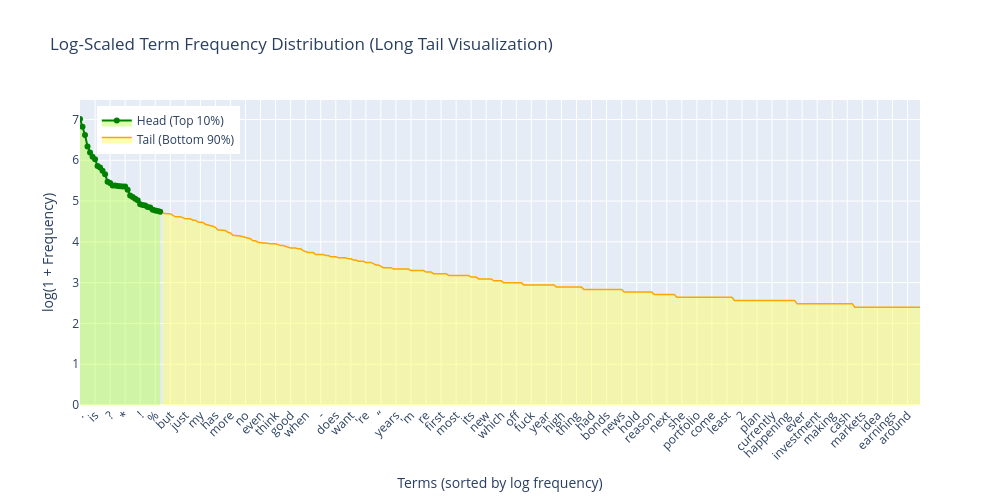

Notebook source saved alongside this figure:
### Code cell
# 對所有 term frequency 做 log 轉換（）
term_freq_log = np.log1p(term_freq)  # np.log1p(x) = log(x + 1)

# 設定最低出現次數門檻
min_freq = 10
selected_idx = np.where(term_freq >= min_freq)[0]

# 建立 DataFrame 並依 log 頻率排序
term_freq_df = pd.DataFrame({
    "term": vectorizer.get_feature_names_out()[selected_idx],
    "log_frequency": term_freq_log[selected_idx]
}).sort_values(by="log_frequency", ascending=False).reset_index(drop=True)

# 定義前 10% 為 head，其餘為 tail
split_point = int(len(term_freq_df) * 0.1)

# 繪製長尾曲線（使用 log scale）
fig = go.Figure()

# Head 區段（Top 10%）
fig.add_trace(go.Scatter(
    x=term_freq_df["term"][:split_point],
    y=term_freq_df["log_frequency"][:split_point],
    mode='lines+markers',
    fill='tozeroy',
    fillcolor='rgba(173, 255, 47, 0.4)',  # 淡綠
    line=dict(color='green', width=2),
    name='Head (Top 10%)'
))

# Tail 區段（Bottom 90%）
fig.add_trace(go.Scatter(
    x=term_freq_df["term"][split_point:],
    y=term_freq_df["log_frequency"][split_point:],
    mode='lines',
    fill='tozeroy',
    fillcolor='rgba(255, 255, 102, 0.5)',  # 淡黃
    line=dict(color='orange', width=1.5),
    name='Tail (Bottom 90%)'
))

# 設定圖表樣式
fig.update_layout(
    title="Log-Scaled Term Frequency Distribution (Long Tail Visualization)",
    xaxis_title="Terms (sorted by log frequency)",
    yaxis_title="log(1 + Frequency)",
    xaxis_tickangle=-45,
    width=1000,
    height=500,
    legend=dict(x=0.02, y=0.98)
)

fig.show()

### Figure 1 — Plotly figure (JSON) as saved in the notebook; plotly's stock layout.template omitted (floating-point values rounded to 4 significant figures; data arrays with more than 128 entries replaced by an {"elided": "..."} marker saying what was removed)
{"data": [{"fill": "tozeroy", "fillcolor": "rgba(173, 255, 47, 0.4)", "line": {"color": "green", "width": 2}, "mode": "lines+markers", "name": "Head (Top 10%)", "type": "scatter", "x": [".", "the", ",", "to", "and", "a", "is", "it", "i", "of", "in", "that", "?", "’", ")", "for", "(", "this", "*", "you", "on", "'s", "are", "they", "!", "be", "he", "will", "with", "if", "%", "as", "not"], "y": [7.012, 6.823, 6.619, 6.339, 6.188, 6.084, 6.026, 5.861, 5.82, 5.743, 5.656, 5.476, 5.442, 5.384, 5.38, 5.371, 5.361, 5.357, 5.357, 5.278, 5.136, 5.1, 5.056, 5.017, 4.92, 4.905, 4.89, 4.852, 4.844, 4.787, 4.771, 4.754, 4.736]}, {"fill": "tozeroy", "fillcolor": "rgba(255, 255, 102, 0.5)", "line": {"color": "orange", "width": 1.5}, "mode": "lines", "name": "Tail (Bottom 90%)", "type": "scatter", "x": {"elided": "303 str values"}, "y": {"elided": "303 float values"}}], "layout": {"height": 500, "legend": {"x": 0.02, "y": 0.98}, "title": {"text": "Log-Scaled Term Frequency Distribution (Long Tail Visualization)"}, "width": 1000, "xaxis": {"tickangle": -45, "title": {"text": "Terms (sorted by log frequency)"}}, "yaxis": {"title": {"text": "log(1 + Frequency)"}}}}
